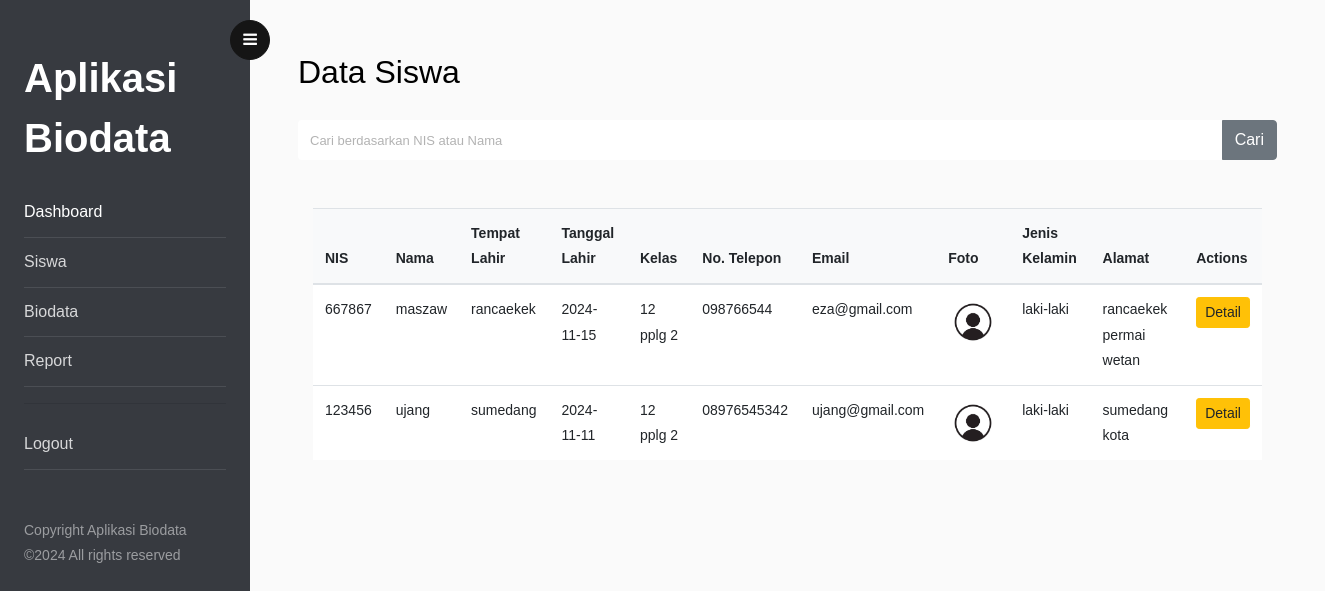
The app's page /report.php (signed in) with its own data.
### tables this page shows
CREATE TABLE `siswa` (
  `id_siswa` int NOT NULL AUTO_INCREMENT,
  `NIS` int DEFAULT NULL,
  `nama` varchar(100) DEFAULT NULL,
  `kelas` varchar(100) DEFAULT NULL,
  `no_telp` varchar(100) DEFAULT NULL,
  `email` varchar(100) DEFAULT NULL,
  `jenis_kelamin` enum('laki-laki','perempuan') DEFAULT NULL COMMENT '''laki-laki'', ''perempuan''',
  `alamat` text,
  `foto` varchar(100) DEFAULT NULL,
  `tempat_lahir` varchar(100) DEFAULT NULL,
  `tanggal_lahir` date DEFAULT NULL,
  PRIMARY KEY (`id_siswa`)
);

### report.php (the view, shortened to what this page needs)
<?php
include "koneksi.php";
?>
<!doctype html>
<html lang="en">
<head>
    <link rel="stylesheet" href="https://stackpath.bootstrapcdn.com/font-awesome/4.7.0/css/font-awesome.min.css">
    <link rel="stylesheet" href="css/style.css">
</head>
<body>
    <div class="wrapper d-flex align-items-stretch">
        <?php include "sidebar.php"; ?>
        <div id="content" class="p-4 p-md-5 pt-5">
            <h2 class="mb-4">Data Siswa</h2>
            <form method="GET" action="" class="mb-4">
                <div class="input-group">
                    <input type="text" name="search" class="form-control" placeholder="Cari berdasarkan NIS atau Nama" value="<?php echo isset($_GET['search']) ? htmlspecialchars($_GET['search']) : ''; ?>">
                    <div class="input-group-append">
                        <button class="btn btn-secondary" type="submit">Cari</button>
                    </div>
                </div>
            </form>
            <div class="container mt-5 mb-3">
                <table class="table align-middle mb-0 bg-white">
                    <thead class="bg-light">
                        <tr>
                            <th>NIS</th>
                            <th>Nama</th>
                            <th>Tempat Lahir</th>
                            <th>Tanggal Lahir</th>
                            <th>Kelas</th>
                            <th>No. Telepon</th>
                            <th>Email</th>
                            <th>Foto</th>
                            <th>Jenis Kelamin</th>
                            <th>Alamat</th>
                            <th>Actions</th>
                        </tr>
                    </thead>
                    <tbody>
                        <?php
                        $query = "SELECT * FROM siswa";
                        $result = mysqli_query($koneksi, $query);
                        if (mysqli_num_rows($result) > 0) {
                            while ($row = mysqli_fetch_assoc($result)) {
                                echo "<tr>";
                                echo "<td>" . htmlspecialchars($row['NIS']) . "</td>";
                                echo "<td>" . htmlspecialchars($row['nama']) . "</td>";
                                echo "<td>" . htmlspecialchars($row['tempat_lahir']) . "</td>";
                                echo "<td>" . htmlspecialchars($row['tanggal_lahir']) . "</td>";
                                echo "<td>" . htmlspecialchars($row['kelas']) . "</td>";
                                echo "<td>" . htmlspecialchars($row['no_telp']) . "</td>";
                                echo "<td>" . htmlspecialchars($row['email']) . "</td>";
                                echo "<td><img src='uploads/" . htmlspecialchars($row['foto']) . "' alt='Foto' width='50'></td>";
                                echo "<td>" . htmlspecialchars($row['jenis_kelamin']) . "</td>";
                                echo "<td>" . htmlspecialchars($row['alamat']) . "</td>";
                                echo "<td>
                                        <a href='report_detail.php?id_siswa=" . htmlspecialchars($row['id_siswa']) . "' class='btn btn-warning btn-sm btn-rounded'>Detail</a>
                                      </td>";
                                echo "</tr>";
                            }
                        } else {
                            echo "<tr><td colspan='11' class='text-center'>Tidak ada data</td></tr>";
                        }
                        ?>
                    </tbody>
                </table>
            </div>
        </div>
    </div>
</body>
</html>

### records on screen
siswa: NIS "667867", nama "maszaw", tempat_lahir "rancaekek", tanggal_lahir "2024-11-15", kelas "12 pplg 2", no_telp "098766544", email "eza@gmail.com", foto (picture), jenis_kelamin "laki-laki", alamat "rancaekek permai wetan"
siswa: NIS "123456", nama "ujang", tempat_lahir "sumedang", tanggal_lahir "2024-11-11", kelas "12 pplg 2", no_telp "08976545342", email "ujang@gmail.com", foto (picture), jenis_kelamin "laki-laki", alamat "sumedang kota"
